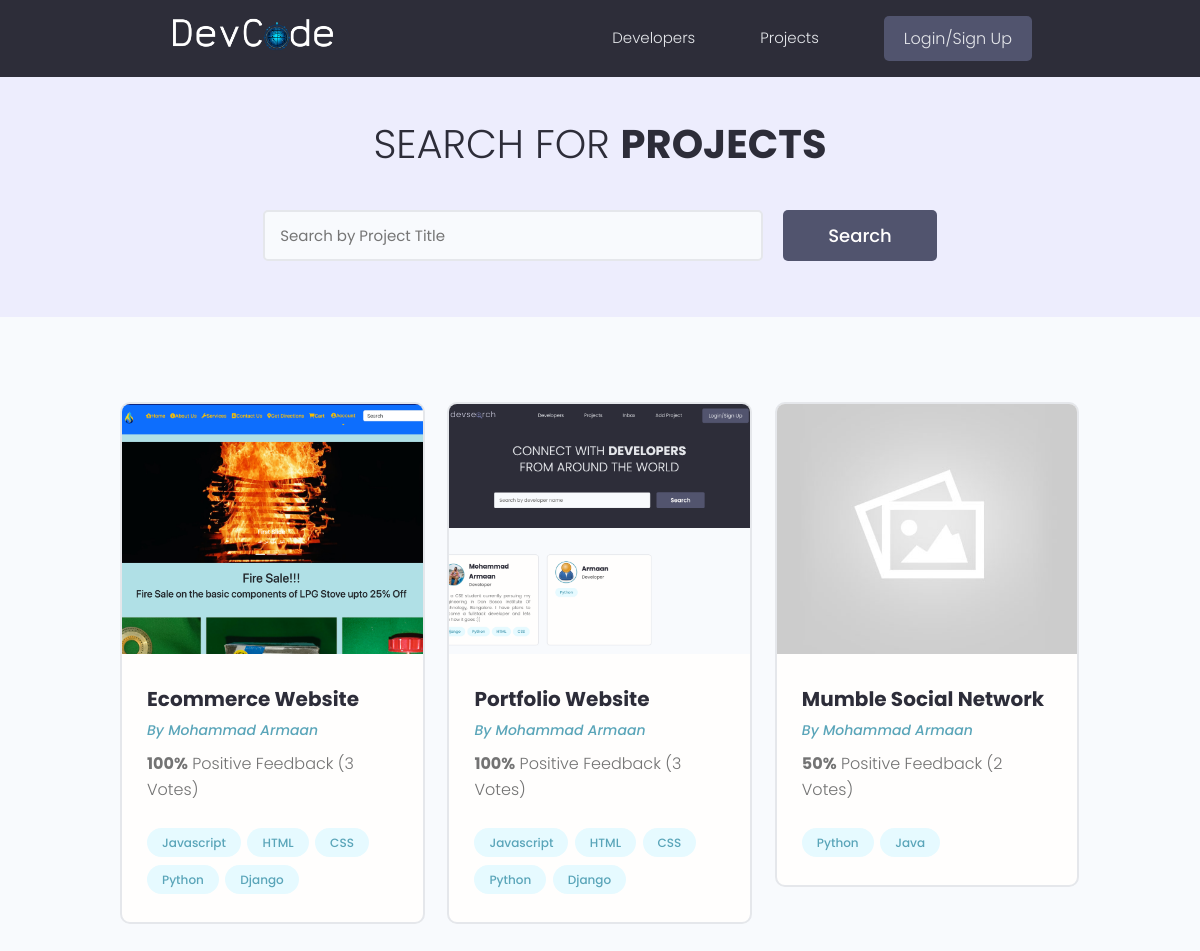
/projects/, run on the app's committed database.
### projects/models.py (models this page shows, shortened)
class Project(models.Model):
    owner = models.ForeignKey(Profile, null=True, blank=True, on_delete=models.CASCADE)  #Eariler it was SET_NULL
    title = models.CharField(max_length=200)
    description = models.TextField(null=True, blank=True)
    featured_image=models.ImageField(null=True, blank=True, default='default.jpg')
    tags=models.ManyToManyField("Tag", blank=True)
    vote_total=models.IntegerField(default=0, null=True, blank=True)
    vote_ratio=models.IntegerField(default=0, null=True, blank=True)
    demo_link = models.CharField(max_length=2000, null=True, blank=True)
    source_link = models.CharField(max_length=2000, null=True, blank=True)
    created = models.DateTimeField(auto_now_add=True)
    id = models.UUIDField(default=uuid.uuid4, unique=True, primary_key=True, editable=False)
    class Meta:
        ordering = ['-vote_ratio', '-vote_total', 'title']
    @property
    def imageURL(self):
        try:
            url = self.featured_image.url
        except:
             url = ''
        return url

class Tag(models.Model):
    name=models.CharField(max_length=200)
    created = models.DateTimeField(auto_now_add=True)
    id = models.UUIDField(default=uuid.uuid4, unique=True, primary_key=True, editable=False)
    def __str__(self):
        return self.name

### users/models.py (models this page shows, shortened)
class Profile(models.Model):
    user = models.OneToOneField(User, on_delete=models.CASCADE, null=True, blank=True)
    name = models.CharField(max_length=200, blank=True, null=True)
    email = models.EmailField(max_length=500, null=True, blank=True)
    username=models.CharField(max_length=200, null=True, blank=True)
    location=models.CharField(max_length=200, null=True, blank=True)
    short_intro = models.CharField(max_length=200, null=True, blank=True)
    bio = models.TextField(null=True, blank=True)
    profile_image=models.ImageField(null=True, blank=True, upload_to='profiles/', default='profiles/user-default.png')
    social_github = models.CharField(max_length=200, blank=True, null=True)
    social_twitter = models.CharField(max_length=200, blank=True, null=True)
    social_linkeden = models.CharField(max_length=200, blank=True, null=True)
    social_youtube = models.CharField(max_length=200, blank=True, null=True)
    social_website = models.CharField(max_length=200, blank=True, null=True)
    created = models.DateTimeField(auto_now_add=True)
    id = models.UUIDField(default=uuid.uuid4, unique=True, primary_key=True, editable=False)
    class Meta:
        ordering = ['created']

### projects/views.py (the view)
# urls.py: path('projects/', include('projects.urls')),
def projects(request):
    projects, search_query= searchProject(request)
    coustom_range, projects = paginateProject(request, projects, 6)
    context={'projects':projects, 'serach_query':search_query, 'coustom_range':coustom_range}
    return render(request,"projects/projects.html",context)

### projects/utils.py (called while the page is built)
def searchProject(request):
    search_query= ''
    if request.GET.get('search_query'):
        search_query = request.GET.get('search_query')
    tags=Tag.objects.filter(name__icontains=search_query)
    projects=Project.objects.distinct().filter(Q(title__icontains=search_query) |
        Q(description__icontains=search_query) |
        Q(owner__name__icontains=search_query) |
        Q(tags__in=tags)
        )
    return projects, search_query

def paginateProject(request,projects,results):
    page = request.GET.get('page')
    paginator= Paginator(projects,results)
    try:
        projects = paginator.page(page)
    except PageNotAnInteger:
        page = 1
        projects = paginator.page(page)
    except EmptyPage:
        page = paginator.num_pages
    leftIndex = (int(page) - 4)
    if leftIndex < 1:
        leftIndex = 1
    rightIndex = (int(page) + 5)
    if rightIndex > paginator.num_pages:
        rightIndex = paginator.num_pages + 1
    coustom_range = range(leftIndex, rightIndex)
    return coustom_range, projects

### projects/templates/projects/projects.html (shortened to what this page needs)
{%extends 'main.html'%}
{%block content%}
{%load static %}
<main class="projects">
  <section class="hero-section text-center">
    <div class="container container--narrow">
      <div class="hero-section__box">
        <h2>Search for <span>Projects</span></h2>
      </div>
      <div class="hero-section__search">
        <form id='searchForm' class="form" action="{% url 'projects' %}" method="get">
          <div class="form__field">
            <input class="input input--text" id="formInput#search" type="text" name="search_query" value= "{{search_query}}"
              placeholder="Search by Project Title" />
          </div>
          <input class="btn btn--sub btn--lg" type="submit" value="Search" />
        </form>
      </div>
    </div>
  </section>
  <section class="projectsList">
    <div class="container">
      <div class="grid grid--three">
  {%for project in projects %}
        <div class="column">
          <div class="card project">
            <a href="{% url 'project' project.id%}" class="project">
              {% if project.imageURL %}
              <img class="project__thumbnail" src="{{ project.imageURL }}" alt="project thumbnail" />
          {% else %}
              <img class="project__thumbnail" src="{% static 'images/default.jpg' %}" alt="default project thumbnail" />
          {% endif %}
              <div class="card__body">
                <h3 class="project__title">{{project.title}}</h3>
                {% if project.owner %}
                <p><a class="project__author" href="{% url 'user-profile' project.owner.id %}">By {{ project.owner.name }}</a></p>
                {% else %}
                <p>Author not available</p>
              {% endif %}
                <p class="project--rating">
                  <span style="font-weight: bold;">{{project.vote_ratio}}%</span> Positive
                  Feedback ({{project.vote_total}} Vote{{project.vote_total|pluralize:"s"}})
                </p>
                <div class="project__tags">
                  {% for tag in project.tags.all|slice:":5" %}
                  <span class="tag tag--pill tag--main">
                    <small>{{tag}}</small>
                  </span>
                  {%endfor%}
                </div>
              </div>
            </a>
          </div>
        </div>
  {%endfor%}
      </div>
    </div>
  </section>
</main>
{%endblock content%}

### templates/main.html (shortened to what this page needs)
<!DOCTYPE html>
{%load static%}
<html>
    <head>
        <link rel="stylesheet" href="https://cdn.iconmonstr.com/1.3.0/css/iconmonstr-iconic-font.min.css" />
        <link rel="stylesheet" href="{% static 'uikit/styles/uikit.css' %}" />
        <link rel="stylesheet" href="{% static 'styles/app.css' %}" />
        <link rel="stylesheet" href="https://cdnjs.cloudflare.com/ajax/libs/font-awesome/4.7.0/css/font-awesome.min.css">
      </head>
    <body>
        {%include 'navbar.html'%}
            {%block content%}
            {%endblock content%}
    </body>
</html>

### templates/navbar.html (shortened to what this page needs)
{% load static %}
  <header class="header">
    <div class="container container--narrow">
      <a href="{%url 'profiles' %}" class="header__logo">
        <img src="{% static 'images/devcode.png' %}" alt="DevSearch Logo" />
      </a>
      <nav class="header__nav">
        <ul class="header__menu">
          <li class="header__menuItem"><a href="{% url 'profiles' %}">Developers</a></li>
          <li class="header__menuItem"><a href="{% url 'projects' %}">Projects</a></li>
          {%if request.user.is_authenticated%}
          <li class="header__menuItem"><a href="{% url 'inbox' %}">Inbox</a></li>
          <li class="header__menuItem"><a href="{% url 'account' %}">Account</a></li>
          <li class="header__menuItem"><a href="{% url 'logout' %}" class="btn btn--sub">Logout</a></li>
          {%else%}
          <li class="header__menuItem"><a href="{% url 'login' %}" class="btn btn--sub">Login/Sign Up</a></li>
          {%endif%}
        </ul>
      </nav>
    </div>
  </header>

### static/styles/app.css (style rules this page uses)
:root { --color-sub: #2d2d39; }
.btn--sub { background-color: var(--color-sub-light); }
.card { border: 2px solid var(--color-light); }
img { width: 100%; }
.header { position: sticky; z-index: 111; background-color: var(--color-sub); padding: 1.5rem 0; }
.header > .container { display: flex; justify-content: space-between; align-items: center; }
.header__logo > img { height: 3.8rem; }
.header__nav > ul { display: inline-flex; align-items: center; list-style: none; gap: 6.5rem; }
.header__menuItem > a { color: var(--color-light); font-weight: 300; }
.hero-section { height: 40vh; display: flex; align-items: center; background-color: var(--color-sub); }
.hero-section__box { margin-bottom: 4rem; }
.hero-section__box > h2, .hero-section__box > h2 > span { font-size: 4rem; color: var(--color-light); line-height: 1.3; text-transform: uppercase; }
.hero-section__box > h2 { font-weight: 300; }
.hero-section__box > h2 > span { font-weight: 700; }
.hero-section__search > .form { display: flex; align-items: center; justify-content: center; gap: 2rem; }
.hero-section__search > .form input.input--text { width: 50rem; }
.project__author { font-size: 1.4rem; font-style: italic; }
.project--rating { margin-bottom: 1.6em; margin-top: .5em; }
.projects > .hero-section { background: var(--color-sub-lighter); height: 30vh; }
.projects .hero-section__box { margin-bottom: 2.5rem; }
.projects .hero-section__box > h2 { color: var(--color-sub); }
.projects .hero-section__box > h2 > span { font-weight: 700; color: var(--color-sub); }
.projectsList { margin-top: 8rem; }
.project__thumbnail { height: 25rem; object-fit: cover; object-position: top center; }
.project__title { font-size: 2rem; font-weight: 700; color: var(--color-sub); }

### static/uikit/styles/modules/_variables.css (style rules this page uses)
:root { --color-main: #5aa5b9; --color-main-light: #e6faff; --color-sub: #3f4156; --color-sub-light: #51546e; --color-sub-lighter: #ededfd; --color-text: #737373; --color-gray: #8b8b8b; --color-light: #e5e7eb; --color-light-gray: #767676; --color-bg: #f8fafd; --color-white: #fffefd; --color-white-light: #f3f3f3; --color-success: #359e64; --color-success-bg: #def8e8; --color-error: #fc4b0b; --color-error-bg: #fff2ee; --font-base: 'Poppins', arial, helvetica, 'Segoe UI', roboto, ubuntu, sans-serif; --font-monospace: 'Fira Code', 'Courier New', courier, monospace; --font-regular: 300; --font-medium: 500; --font-bold: 700; --generic-shadow: 1px 1px 5px #00000010; --generic-transition: all 0.3s ease-in-out; }

### static/uikit/styles/modules/_base.css (style rules this page uses)
* { margin: 0; padding: 0; box-sizing: border-box; text-rendering: optimizeLegibility; color: inherit; font-size: inherit; }
html { font-size: 50%; }
@media only screen and (min-width: 480px) { html { font-size: 56.25%; } }
@media only screen and (min-width: 1200px) { html { font-size: 62.5%; } }
body { line-height: 1.6; font-weight: 400; font-size: 1.5rem; color: var(--color-text); background-color: var(--color-bg); min-height: 100vh; }

### static/uikit/styles/modules/_typography.css (style rules this page uses)
* { font-family: var(--font-base); }
h2 { font-size: 3.6rem; font-weight: var(--font-bold); }
h3 { font-size: 3.2rem; font-weight: var(--font-medium); }
p, span, strong { font-size: 1.6rem; color: var(--color-text); font-weight: var(--font-regular); }
a { padding-bottom: 2px; text-decoration: none; display: inline-block; color: var(--color-main); font-weight: var(--font-medium); }

### static/uikit/styles/modules/_utilities.css (style rules this page uses)
.container { width: 92%; max-width: 165rem; margin: 0 auto; box-sizing: border-box; }
.container--narrow { width: 92%; max-width: 120rem; }
@media screen and (min-width: 1000px) { .container { width: 90%; } }
@media screen and (min-width: 1000px) { .container--narrow { width: 85%; } }
@media screen and (min-width: 1200px) { .container { width: 80%; } }
@media screen and (min-width: 1200px) { .container--narrow { width: 72%; } }
.text-center { text-align: center; }

### static/uikit/styles/modules/_button.css (style rules this page uses)
.btn { display: inline-block; position: relative; cursor: pointer; background-color: var(--color-light); font-weight: var(--font-medium); color: var(--color-sub); text-decoration: none; padding: 1rem 2rem; border-radius: 0.5rem; border: none; width: -webkit-fit-content; width: -moz-fit-content; width: fit-content; height: -webkit-fit-content; height: -moz-fit-content; height: fit-content; font-size: 1.6rem; outline-width: 0; outline-color: transparent; -webkit-backface-visibility: hidden; backface-visibility: hidden; transition: all 0.3s ease-in-out; }
.btn--sub { background-color: var(--color-sub); color: var(--color-white); }
.btn--lg { font-size: 1.8rem; padding: 1.2rem 4.5rem; }

### data on the page
Project: imageURL (picture), title "Ecommerce Website", owner.name "Mohammad Armaan", vote_ratio "100", vote_total "3"
Tag: name "Javascript"
Tag: name "HTML"
Tag: name "CSS"
Tag: name "Python"
Tag: name "Django"
Project: imageURL (picture), title "Portfolio Website", owner.name "Mohammad Armaan", vote_ratio "100", vote_total "3"
Project: title "Mumble Social Network", owner.name "Mohammad Armaan", vote_ratio "50", vote_total "2"
Tag: name "Java"
